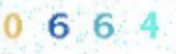
#> input picture test.png, 176 x 54 px
$ python bin_img.py
#> lines starting #> are read from the running program, lines starting #| are printed output that depends on the picture
#!/usr/bin/env python
# coding=utf-8
'''
> File Name: bin_img.py
> Author: vassago
> Mail: f811194414@gmail.com
> Created Time: 四  5/31 19:51:51 2018
'''
import numpy as np
from PIL import Image
import scipy.signal as signal
import cv2


def bin_img():
    im = Image.open('test.png')  # 读入图片并建立Image对象im
#> im is the input picture: PIL image 176x54 RGBA; mean R, G, B, A 232.3, 241.9, 241.2, 255
    data = []  # 存储图像中所有像素值的list(二维)
    width, height = im.size  # 将图片尺寸记录下来
#> width = 176; height = 54

    # 读取图像像素的值
    for h in range(height):  # 对每个行号h
        row = []  # 记录每一行像素
        for w in range(width):  # 对每行的每个像素列位置w
            try:
                value = im.getpixel((w, h))  # 用getpixel读取这一点像素
                row.append(value)  # 把它加到这一行的list中去
            except:
                pass
        data.append(row)  # 把记录好的每一行加到data的子list中去，就建立了模拟的二维list
#> after the loop, data = 54 items
    data = signal.medfilt(data, kernel_size=3)  # 二维中值滤波
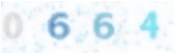
#> data: shape (54, 176, 4) int64; mean of channels 0, 1, 2, 3 218.3, 240.9, 246.3, 229.5; transparent parts drawn white
    data = np.int32(data)  # 转换为int类型，以使用快速二维滤波
    # 创建并保存结果
    for h in range(height):  # 对每一行
        for w in range(width):  # 对该行的每一个列号
            im.putpixel((w, h), tuple(data[h][w]))  # 将data中该位置的值存进图像,要求参数为tuple
    im.save('result.png')  # 存储

if __name__ == '__main__':
    bin_img()
